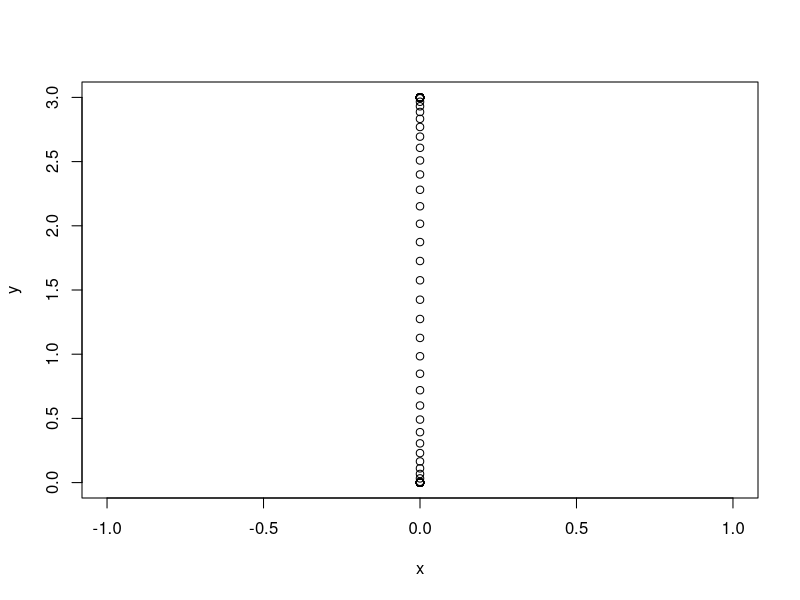

The R source for this figure:
set.seed(11905150)


#================= Helper Functions =================
# These functions do just simulate the computation

#' method simulating the breakdown behaviour of the singular radon point.
#' Assumes correct number of points for radon computation have been given.
radon_point_broken_down <- function(num_outliers) {

    return(sum(num_outliers)>=2)
}

#' simulates the behaviour of the whole radon machine up to the last level.
#' Assumes the correct number of points have been given.
#' base_hypotheses is a boolean vector, where a 1 indicates an outlier
#' returns the corresponding vector at the last layer
radon_machine <- function(height, base_hypotheses, radon_number=3, shuffle=T){
    res <- base_hypotheses
    for(i in rev(2:height)){
        res <- ifelse(shuffle,sample(res),res)
        # splits the hypotheses into radon-number large groups
        # seq_along(res) is like pythons range
        # with the division and ceil the first r numbers are 1 etc.
        splitx <- split(res,ceiling(seq_along(res)/radon_number))
        res <- sapply(splitx, radon_point_broken_down)
    }
    return(res)
}

#================Statistical Functions=========================

#' given n hypotheses in a level of the radon machine with num_outliers, calculates the probability
#' any random selection of radon_number many points contains at least 2 outliers (breaks down)
#' this function works only if the number of outliers is integer
prob_two_or_more_integer <- function(n, num_outliers, radon_number){
    1- sum(dhyper(0:1, num_outliers, n-num_outliers, radon_number))
}

# extendes the dhyper-function to fraktional populations, assuming that n is integer
dhyper_frak <- function(x,o,n,r){
    max(choose(o,x) * choose(n-o,r-x)/choose(n,r),0)
}



# this is most likely due to numerical precision: the sum sometimes is more than 1
prob_two_or_more_frak <- function(n,o,d){
    1- min(dhyper_frak(0,o,n,d) + dhyper_frak(1,o,n,d),1)
}




radon_exp<- function(d,h,o){
    if(h > 1)
        for(i in rev(2:h)){
            o <- prob_two_or_more_frak(d^i,o,d)*d^(i-1)
            # print(paste("r ",r," n ",d^i))
        }
    o
    #odds any final ball is a red one
}

radon_exp(5,3,2)

h <- 4
d <- 3
runs <- 200
x <- c()
y <- c()
for(o in 0:(d^h)){
    x[o+1] <- sum(replicate(runs,radon_machine(h, c(rep(1,o),rep(0,d^h-o)), radon_number = d)))/runs
    y[o+1] <- radon_exp(d,h,o)
    if(o>10)
       if(x[o-10]>d-0.1){
            break
       }
}
plot(x,y)
# plot(x-y)


o <- 5
res <- sample(c(rep(1,o),rep(0,d^h-o)))
splitx <- split(res,ceiling(seq_along(res)/(d)))
        # print(splitx)
res <- sapply(splitx, radon_point_broken_down)
res